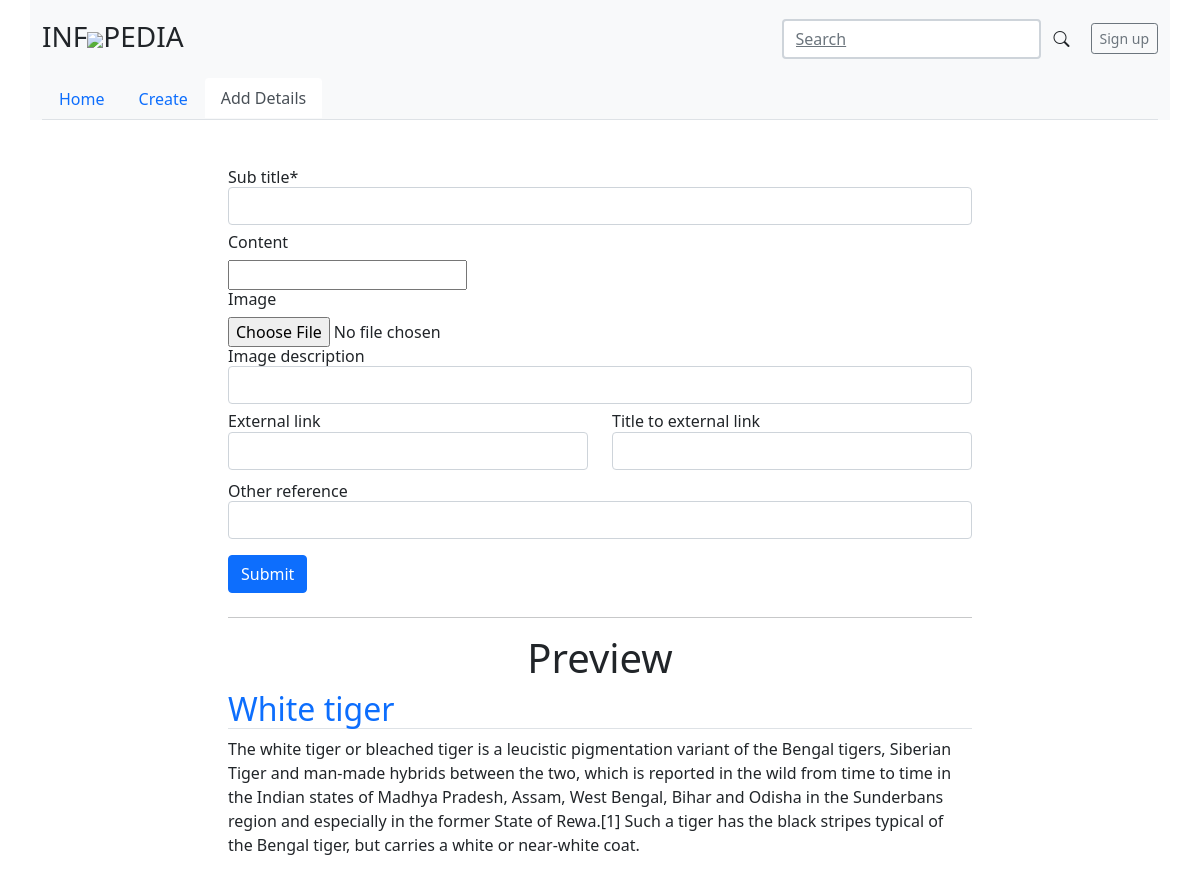
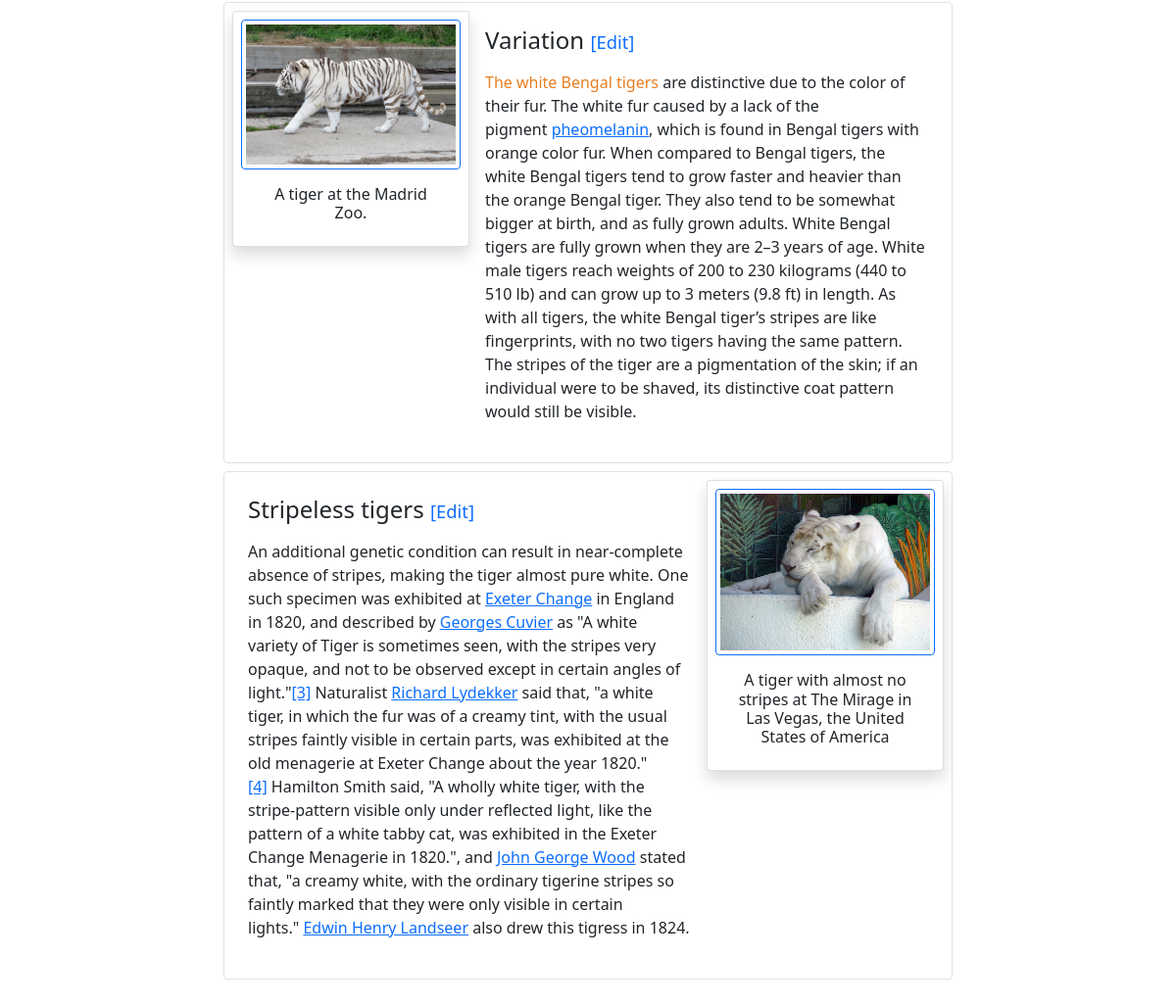
/create/14, run on the app's committed database (2 pictures, top to bottom).
### index/models.py (models this page shows, shortened)
class MainArticle(models.Model):
	category = models.ForeignKey(Category, related_name='mainarticle', on_delete=models.SET_DEFAULT, null=True, blank=True, default=1)
	title= models.CharField(max_length=100)
	short_description = models.CharField(max_length=500, blank=True, null=True)
	slug=models.SlugField(max_length = 250, null=False,)
	published_at = models.DateTimeField(auto_now_add=True)
	updated_at = models.DateTimeField(auto_now=True)

class SubArticle(models.Model):
	sub_title= models.CharField(max_length=100)
	content = models.TextField()
	image = models.ImageField(upload_to='SubArticle/', null=True, blank=True)
	image_description = models.CharField(max_length=100, blank=True, null=True)
	sub_article = models.ForeignKey(MainArticle, on_delete=models.CASCADE)
	title_to_external_link = models.CharField(max_length=200, null=True, blank=True)
	external_link = models.URLField(max_length=300,null=True, blank=True)
	other_reference = models.CharField(max_length=200, null=True, blank=True)
	author = models.ForeignKey(User, on_delete=models.CASCADE, default=1)
	published_at = models.DateTimeField(auto_now_add=True)
	updated_at = models.DateTimeField(auto_now=True)

### index/views.py (the view, shortened to what this page needs)
# urls.py: path('create/<int:id>', views.sub_article_create, name="sub_article_create"),
def sub_article_create(request, id,):
	global categories
	main_article = get_object_or_404(MainArticle, id=id)
	sub_articles = SubArticle.objects.filter(sub_article__id=main_article.id)
	form = SubArticleCreationForm()
	context={'form':form, 'main_article':main_article, 'sub_articles':sub_articles, 'sub_article_create_title':"Add Details-"+str(main_article.title),'categories':categories}
	return render(request, 'index/articles/sub_article_create.html', context)

### index/forms.py
class SubArticleCreationForm(forms.ModelForm):
	content = forms.CharField(widget=CKEditorWidget())
	external_link = forms.CharField(widget=forms.URLInput(attrs={'class': 'form-control',}), required=False)
	class Meta:
		model=SubArticle
		fields=('sub_title', 'content','title_to_external_link','external_link', 'other_reference','image', 'image_description')

### index/models.py (called while the page is built)
	def __str__(self):
		return self.category

### index/templates/index/articles/sub_article_create.html (shortened to what this page needs)
{% extends 'base/base.html' %}
{% load crispy_forms_tags %}
  {% block content %}
  <div class="container">
    <div class="col-md-8 offset-md-2 my-5">
      <form action="" method="post" class="uniForm" enctype="multipart/form-data">
        <h6>{{form.sub_title|as_crispy_field}}</h6>
        <h6>Content</h6>
        {{form.content}}
        <h6>Image</h6>
        {{form.image}}
        <h6>{{form.image_description|as_crispy_field}}</h6>
        <div class="row my-1">
          <div class="col-6">
            <h6>{{form.external_link|as_crispy_field}}</h6>
          </div>
          <div class="col-6">
            <h6>{{form.title_to_external_link|as_crispy_field}}</h6>
          </div>
        </div>
        <h6>{{form.other_reference|as_crispy_field}}</h6>
        <button role="button" type="submit" class="btn btn-primary my-2">Submit</button>
      </form><hr>
      <h1 class="text-center">Preview</h1>
      <h2 class=" border-bottom mb-2"><a href="{% url 'article_detail' main_article.id main_article.slug %}" style="text-decoration: none;">{{main_article.title}}</a></h2>
      <article class="mb-4">{{main_article.short_description}}</article>
      {% for article in sub_articles %}
      <div class="card border mb-2 p-2">
        <div class="row g-0">
          {% if article.image %}
          <div class="col-md-4 {% if forloop.counter|divisibleby:2 %}order-1{% else %}order-12{% endif %} text-center">
            <div class="card shadow p-2" style="width: 100%;">
              <img src="{{article.image.url}}" class="img-thumbnail border-primary" alt="image-{{article.id}}" style="width:100%, max-height:300px">
              {% if article.image_description %}
              <div class="card-body">
                <h6 class="card-text">{{article.image_description}}</h6>
              </div>
              {% endif %}
            </div>
          </div>
          {% endif %}
          <div class="{% if article.image %}col-md-8{% else %}col{% endif %}">
            <div class="card-body">
              <h4 class="card-title">{{article.sub_title}} <a href="{% url 'sub_article_update' article.id %}" style="text-decoration: none;"><small><small>[Edit]</small></small></a></h4>
              <p class="card-text">{{ article.content|safe }}</p>
            </div>
          </div>
        </div>
      </div>
      {% endfor %}
    </div>
  </div>
  {% endblock %}

### data on the page
MainArticle: title "White tiger", short_description "The white tiger or bleached tiger is a leucistic pigmentation variant of the Bengal tigers, Siberian Tiger and man-made hybrids between the two, which is reported in the wild from time to time in the Indian states of Madhya Pradesh, Assam, West Bengal, Bihar and Odisha in the Sunderbans region and especially in the former State of Rewa.[1] Such a tiger has the black stripes typical of the Bengal tiger, but carries a white or near-white coat."
SubArticle: image (picture), image_description "A tiger at the Madrid Zoo.", sub_title "Variation", content "The white Bengal tigers are distinctive due to the color of their fur. The white fur caused by a lack of the pigment pheomelanin , which is found in Bengal tigers with orange color fur. When compared to Bengal tigers, the white Bengal tigers tend to grow faster and heavier than the orange Bengal tiger. They also tend to be somewhat bigger at birth, and as fully grown adults. White Bengal tigers are fully grown when they are 2–3 years of age. White male tigers reach weights of 200 to 230 kilograms (440 to 510 lb) and can grow up to 3 meters (9.8 ft) in length. As with all tigers, the white Bengal tiger’s stripes are like fingerprints, with no two tigers having the same pattern. The stripes…"
SubArticle: image (picture), image_description "A tiger with almost no stripes at The Mirage in Las Vegas, the United States of America", sub_title "Stripeless tigers", content "An additional genetic condition can result in near-complete absence of stripes, making the tiger almost pure white. One such specimen was exhibited at Exeter Change in England in 1820, and described by Georges Cuvier as \"A white variety of Tiger is sometimes seen, with the stripes very opaque, and not to be observed except in certain angles of light.\" [3] Naturalist Richard Lydekker said that, \"a white tiger, in which the fur was of a creamy tint, with the usual stripes faintly visible in certain parts, was exhibited at the old menagerie at Exeter Change about the year 1820.\" [4] Hamilton Smith said, \"A wholly white tiger, with the stripe-pattern visible only under reflected light, like the…"
